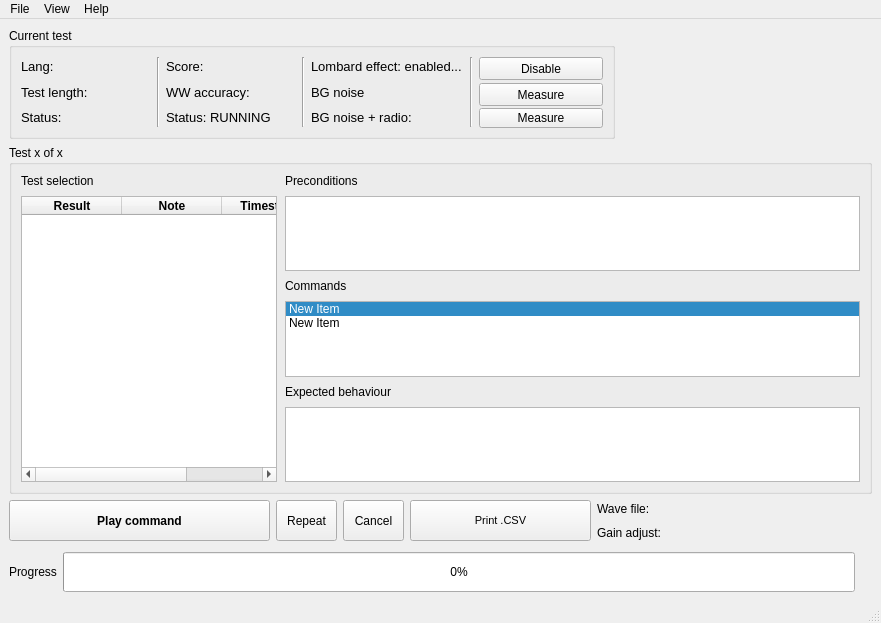
<?xml version="1.0" encoding="UTF-8"?>
<ui version="4.0">
 <class>MainWindow</class>
 <widget class="QMainWindow" name="MainWindow">
  <property name="enabled">
   <bool>true</bool>
  </property>
  <property name="geometry">
   <rect>
    <x>0</x>
    <y>0</y>
    <width>881</width>
    <height>623</height>
   </rect>
  </property>
  <property name="sizePolicy">
   <sizepolicy hsizetype="Preferred" vsizetype="Preferred">
    <horstretch>0</horstretch>
    <verstretch>7</verstretch>
   </sizepolicy>
  </property>
  <property name="minimumSize">
   <size>
    <width>881</width>
    <height>440</height>
   </size>
  </property>
  <property name="windowTitle">
   <string>MainWindow</string>
  </property>
  <property name="inputMethodHints">
   <set>Qt::ImhNone</set>
  </property>
  <widget class="QWidget" name="centralwidget">
   <property name="minimumSize">
    <size>
     <width>881</width>
     <height>413</height>
    </size>
   </property>
   <layout class="QGridLayout" name="gridLayout">
    <item row="0" column="0">
     <layout class="QVBoxLayout" name="verticalLayout_13">
      <item>
       <layout class="QVBoxLayout" name="verticalLayout_11">
        <item>
         <layout class="QVBoxLayout" name="verticalLayout_9">
          <item>
           <layout class="QHBoxLayout" name="horizontalLayout">
            <item>
             <widget class="QGroupBox" name="groupBox">
              <property name="minimumSize">
               <size>
                <width>561</width>
                <height>111</height>
               </size>
              </property>
              <property name="sizeIncrement">
               <size>
                <width>7</width>
                <height>0</height>
               </size>
              </property>
              <property name="title">
               <string>Current test</string>
              </property>
              <layout class="QVBoxLayout" name="verticalLayout_10">
               <item>
                <layout class="QHBoxLayout" name="horizontalLayout_5">
                 <item>
                  <layout class="QVBoxLayout" name="verticalLayout">
                   <item>
                    <widget class="QLabel" name="langLabel">
                     <property name="font">
                      <font>
                       <pointsize>10</pointsize>
                      </font>
                     </property>
                     <property name="text">
                      <string>Lang:</string>
                     </property>
                    </widget>
                   </item>
                   <item>
                    <widget class="QLabel" name="lengthLabel">
                     <property name="font">
                      <font>
                       <pointsize>10</pointsize>
                      </font>
                     </property>
                     <property name="text">
                      <string>Test length: </string>
                     </property>
                    </widget>
                   </item>
                   <item>
                    <widget class="QLabel" name="completedLabel">
                     <property name="font">
                      <font>
                       <pointsize>10</pointsize>
                      </font>
                     </property>
                     <property name="text">
                      <string>Status: </string>
                     </property>
                    </widget>
                   </item>
                  </layout>
                 </item>
                 <item>
                  <widget class="Line" name="line">
                   <property name="orientation">
                    <enum>Qt::Vertical</enum>
                   </property>
                  </widget>
                 </item>
                 <item>
                  <layout class="QVBoxLayout" name="verticalLayout_2">
                   <item>
                    <widget class="QLabel" name="scoreLabel">
                     <property name="font">
                      <font>
                       <pointsize>10</pointsize>
                      </font>
                     </property>
                     <property name="text">
                      <string>Score: </string>
                     </property>
                    </widget>
                   </item>
                   <item>
                    <widget class="QLabel" name="wwLabel">
                     <property name="font">
                      <font>
                       <pointsize>10</pointsize>
                      </font>
                     </property>
                     <property name="text">
                      <string>WW accuracy:</string>
                     </property>
                    </widget>
                   </item>
                   <item>
                    <widget class="QLabel" name="statusLabel">
                     <property name="font">
                      <font>
                       <pointsize>10</pointsize>
                      </font>
                     </property>
                     <property name="text">
                      <string>Status: RUNNING</string>
                     </property>
                    </widget>
                   </item>
                  </layout>
                 </item>
                 <item>
                  <widget class="Line" name="line_2">
                   <property name="orientation">
                    <enum>Qt::Vertical</enum>
                   </property>
                  </widget>
                 </item>
                 <item>
                  <layout class="QVBoxLayout" name="verticalLayout_6">
                   <item>
                    <widget class="QLabel" name="lombardLabel">
                     <property name="font">
                      <font>
                       <pointsize>10</pointsize>
                      </font>
                     </property>
                     <property name="text">
                      <string>Lombard effect: enabled...</string>
                     </property>
                    </widget>
                   </item>
                   <item>
                    <widget class="QLabel" name="noiseLabel">
                     <property name="font">
                      <font>
                       <pointsize>10</pointsize>
                      </font>
                     </property>
                     <property name="text">
                      <string>BG noise</string>
                     </property>
                    </widget>
                   </item>
                   <item>
                    <widget class="QLabel" name="noiseLabel_2">
                     <property name="enabled">
                      <bool>true</bool>
                     </property>
                     <property name="minimumSize">
                      <size>
                       <width>153</width>
                       <height>0</height>
                      </size>
                     </property>
                     <property name="font">
                      <font>
                       <pointsize>10</pointsize>
                      </font>
                     </property>
                     <property name="focusPolicy">
                      <enum>Qt::TabFocus</enum>
                     </property>
                     <property name="text">
                      <string>BG noise + radio: </string>
                     </property>
                    </widget>
                   </item>
                  </layout>
                 </item>
                 <item>
                  <widget class="Line" name="line_3">
                   <property name="orientation">
                    <enum>Qt::Vertical</enum>
                   </property>
                  </widget>
                 </item>
                 <item>
                  <layout class="QVBoxLayout" name="verticalLayout_3">
                   <item>
                    <widget class="QPushButton" name="pushButton">
                     <property name="minimumSize">
                      <size>
                       <width>100</width>
                       <height>23</height>
                      </size>
                     </property>
                     <property name="maximumSize">
                      <size>
                       <width>125</width>
                       <height>23</height>
                      </size>
                     </property>
                     <property name="text">
                      <string>Disable</string>
                     </property>
                    </widget>
                   </item>
                   <item>
                    <widget class="QPushButton" name="pushButton_2">
                     <property name="minimumSize">
                      <size>
                       <width>124</width>
                       <height>23</height>
                      </size>
                     </property>
                     <property name="maximumSize">
                      <size>
                       <width>124</width>
                       <height>23</height>
                      </size>
                     </property>
                     <property name="text">
                      <string>Measure</string>
                     </property>
                    </widget>
                   </item>
                   <item>
                    <widget class="QPushButton" name="pushButton_3">
                     <property name="minimumSize">
                      <size>
                       <width>124</width>
                       <height>20</height>
                      </size>
                     </property>
                     <property name="maximumSize">
                      <size>
                       <width>124</width>
                       <height>20</height>
                      </size>
                     </property>
                     <property name="text">
                      <string>Measure</string>
                     </property>
                    </widget>
                   </item>
                  </layout>
                 </item>
                </layout>
               </item>
              </layout>
             </widget>
            </item>
            <item>
             <widget class="QLabel" name="logoLabel">
              <property name="minimumSize">
               <size>
                <width>251</width>
                <height>91</height>
               </size>
              </property>
              <property name="maximumSize">
               <size>
                <width>251</width>
                <height>91</height>
               </size>
              </property>
              <property name="text">
               <string/>
              </property>
              <property name="pixmap">
               <pixmap resource="gui_imgs.qrc">:/images/vortex_logo_2.png</pixmap>
              </property>
              <property name="scaledContents">
               <bool>true</bool>
              </property>
             </widget>
            </item>
           </layout>
          </item>
          <item>
           <widget class="QGroupBox" name="groupBox_2">
            <property name="sizePolicy">
             <sizepolicy hsizetype="Preferred" vsizetype="Expanding">
              <horstretch>0</horstretch>
              <verstretch>0</verstretch>
             </sizepolicy>
            </property>
            <property name="minimumSize">
             <size>
              <width>861</width>
              <height>151</height>
             </size>
            </property>
            <property name="title">
             <string>Test x of x</string>
            </property>
            <property name="flat">
             <bool>false</bool>
            </property>
            <property name="checkable">
             <bool>false</bool>
            </property>
            <layout class="QHBoxLayout" name="horizontalLayout_11">
             <item>
              <layout class="QHBoxLayout" name="horizontalLayout_4" stretch="4,9">
               <property name="spacing">
                <number>8</number>
               </property>
               <property name="leftMargin">
                <number>0</number>
               </property>
               <item>
                <layout class="QVBoxLayout" name="verticalLayout_4">
                 <item>
                  <widget class="QLabel" name="label_3">
                   <property name="sizePolicy">
                    <sizepolicy hsizetype="Preferred" vsizetype="Fixed">
                     <horstretch>0</horstretch>
                     <verstretch>0</verstretch>
                    </sizepolicy>
                   </property>
                   <property name="text">
                    <string>Test selection</string>
                   </property>
                  </widget>
                 </item>
                 <item>
                  <widget class="QTableWidget" name="tableWidget">
                   <property name="sizePolicy">
                    <sizepolicy hsizetype="Ignored" vsizetype="Preferred">
                     <horstretch>0</horstretch>
                     <verstretch>0</verstretch>
                    </sizepolicy>
                   </property>
                   <property name="editTriggers">
                    <set>QAbstractItemView::AnyKeyPressed|QAbstractItemView::DoubleClicked</set>
                   </property>
                   <property name="cornerButtonEnabled">
                    <bool>true</bool>
                   </property>
                   <column>
                    <property name="text">
                     <string>Result</string>
                    </property>
                    <property name="font">
                     <font>
                      <weight>75</weight>
                      <bold>true</bold>
                     </font>
                    </property>
                   </column>
                   <column>
                    <property name="text">
                     <string>Note</string>
                    </property>
                    <property name="font">
                     <font>
                      <weight>75</weight>
                      <bold>true</bold>
                     </font>
                    </property>
                   </column>
                   <column>
                    <property name="text">
                     <string>Timestamp</string>
                    </property>
                    <property name="font">
                     <font>
                      <weight>75</weight>
                      <bold>true</bold>
                     </font>
                    </property>
                   </column>
                  </widget>
                 </item>
                </layout>
               </item>
               <item>
                <layout class="QVBoxLayout" name="verticalLayout_5">
                 <item>
                  <widget class="QLabel" name="label">
                   <property name="sizePolicy">
                    <sizepolicy hsizetype="Preferred" vsizetype="Fixed">
                     <horstretch>0</horstretch>
                     <verstretch>0</verstretch>
                    </sizepolicy>
                   </property>
                   <property name="text">
                    <string>Preconditions</string>
                   </property>
                  </widget>
                 </item>
                 <item>
                  <widget class="QTextBrowser" name="precBox">
                   <property name="sizePolicy">
                    <sizepolicy hsizetype="Minimum" vsizetype="Preferred">
                     <horstretch>0</horstretch>
                     <verstretch>0</verstretch>
                    </sizepolicy>
                   </property>
                   <property name="html">
                    <string>&lt;!DOCTYPE HTML PUBLIC &quot;-//W3C//DTD HTML 4.0//EN&quot; &quot;http://www.w3.org/TR/REC-html40/strict.dtd&quot;&gt;
&lt;html&gt;&lt;head&gt;&lt;meta name=&quot;qrichtext&quot; content=&quot;1&quot; /&gt;&lt;style type=&quot;text/css&quot;&gt;
p, li { white-space: pre-wrap; }
&lt;/style&gt;&lt;/head&gt;&lt;body style=&quot; font-family:'MS Shell Dlg 2'; font-size:9.75pt; font-weight:400; font-style:normal;&quot;&gt;
&lt;p style=&quot;-qt-paragraph-type:empty; margin-top:0px; margin-bottom:0px; margin-left:0px; margin-right:0px; -qt-block-indent:0; text-indent:0px; font-size:8.25pt;&quot;&gt;&lt;br /&gt;&lt;/p&gt;&lt;/body&gt;&lt;/html&gt;</string>
                   </property>
                  </widget>
                 </item>
                 <item>
                  <widget class="QLabel" name="commandsLabel">
                   <property name="sizePolicy">
                    <sizepolicy hsizetype="Preferred" vsizetype="Fixed">
                     <horstretch>0</horstretch>
                     <verstretch>0</verstretch>
                    </sizepolicy>
                   </property>
                   <property name="text">
                    <string>Commands</string>
                   </property>
                  </widget>
                 </item>
                 <item>
                  <widget class="QListWidget" name="commandsBox">
                   <property name="sizePolicy">
                    <sizepolicy hsizetype="Minimum" vsizetype="Maximum">
                     <horstretch>0</horstretch>
                     <verstretch>0</verstretch>
                    </sizepolicy>
                   </property>
                   <property name="dragEnabled">
                    <bool>false</bool>
                   </property>
                   <property name="alternatingRowColors">
                    <bool>false</bool>
                   </property>
                   <property name="currentRow">
                    <number>0</number>
                   </property>
                   <item>
                    <property name="text">
                     <string>New Item</string>
                    </property>
                   </item>
                   <item>
                    <property name="text">
                     <string>New Item</string>
                    </property>
                   </item>
                  </widget>
                 </item>
                 <item>
                  <widget class="QLabel" name="expectedLabel">
                   <property name="sizePolicy">
                    <sizepolicy hsizetype="Preferred" vsizetype="Fixed">
                     <horstretch>0</horstretch>
                     <verstretch>0</verstretch>
                    </sizepolicy>
                   </property>
                   <property name="text">
                    <string>Expected behaviour</string>
                   </property>
                  </widget>
                 </item>
                 <item>
                  <widget class="QListWidget" name="expectedBox">
                   <property name="sizePolicy">
                    <sizepolicy hsizetype="Minimum" vsizetype="Maximum">
                     <horstretch>0</horstretch>
                     <verstretch>0</verstretch>
                    </sizepolicy>
                   </property>
                  </widget>
                 </item>
                </layout>
               </item>
              </layout>
             </item>
            </layout>
           </widget>
          </item>
         </layout>
        </item>
       </layout>
      </item>
      <item>
       <layout class="QVBoxLayout" name="verticalLayout_12">
        <item>
         <layout class="QHBoxLayout" name="horizontalLayout_7">
          <item>
           <widget class="QPushButton" name="playButton">
            <property name="minimumSize">
             <size>
              <width>261</width>
              <height>41</height>
             </size>
            </property>
            <property name="font">
             <font>
              <weight>75</weight>
              <bold>true</bold>
             </font>
            </property>
            <property name="toolTip">
             <string notr="true">Play command</string>
            </property>
            <property name="toolTipDuration">
             <number>-1</number>
            </property>
            <property name="text">
             <string>Play command</string>
            </property>
            <property name="shortcut">
             <string notr="true">P</string>
            </property>
           </widget>
          </item>
          <item>
           <layout class="QHBoxLayout" name="horizontalLayout_9"/>
          </item>
          <item>
           <widget class="QPushButton" name="repeatButton">
            <property name="minimumSize">
             <size>
              <width>61</width>
              <height>41</height>
             </size>
            </property>
            <property name="maximumSize">
             <size>
              <width>61</width>
              <height>41</height>
             </size>
            </property>
            <property name="toolTip">
             <string notr="true">Repeat current command</string>
            </property>
            <property name="text">
             <string>Repeat</string>
            </property>
            <property name="shortcut">
             <string>R</string>
            </property>
           </widget>
          </item>
          <item>
           <widget class="QPushButton" name="cancel_button">
            <property name="minimumSize">
             <size>
              <width>61</width>
              <height>41</height>
             </size>
            </property>
            <property name="maximumSize">
             <size>
              <width>61</width>
              <height>41</height>
             </size>
            </property>
            <property name="text">
             <string>Cancel</string>
            </property>
            <property name="shortcut">
             <string>Ctrl+C</string>
            </property>
           </widget>
          </item>
          <item>
           <widget class="QPushButton" name="printButton">
            <property name="minimumSize">
             <size>
              <width>181</width>
              <height>41</height>
             </size>
            </property>
            <property name="maximumSize">
             <size>
              <width>181</width>
              <height>41</height>
             </size>
            </property>
            <property name="font">
             <font>
              <pointsize>8</pointsize>
              <weight>50</weight>
              <bold>false</bold>
             </font>
            </property>
            <property name="cursor">
             <cursorShape>PointingHandCursor</cursorShape>
            </property>
            <property name="toolTip">
             <string notr="true">Make .csv file from the test results</string>
            </property>
            <property name="statusTip">
             <string>Begin the test</string>
            </property>
            <property name="text">
             <string>Print .CSV</string>
            </property>
           </widget>
          </item>
          <item>
           <spacer name="horizontalSpacer_2">
            <property name="orientation">
             <enum>Qt::Horizontal</enum>
            </property>
            <property name="sizeHint" stdset="0">
             <size>
              <width>40</width>
              <height>20</height>
             </size>
            </property>
           </spacer>
          </item>
          <item>
           <layout class="QHBoxLayout" name="horizontalLayout_10"/>
          </item>
          <item>
           <layout class="QVBoxLayout" name="verticalLayout_7">
            <item>
             <widget class="QLabel" name="wavLabel">
              <property name="minimumSize">
               <size>
                <width>279</width>
                <height>17</height>
               </size>
              </property>
              <property name="text">
               <string>Wave file: </string>
              </property>
             </widget>
            </item>
            <item>
             <widget class="QLabel" name="gainLabel">
              <property name="minimumSize">
               <size>
                <width>279</width>
                <height>16</height>
               </size>
              </property>
              <property name="text">
               <string>Gain adjust:</string>
              </property>
             </widget>
            </item>
           </layout>
          </item>
         </layout>
        </item>
        <item>
         <spacer name="verticalSpacer_2">
          <property name="orientation">
           <enum>Qt::Vertical</enum>
          </property>
          <property name="sizeType">
           <enum>QSizePolicy::Minimum</enum>
          </property>
          <property name="sizeHint" stdset="0">
           <size>
            <width>20</width>
            <height>5</height>
           </size>
          </property>
         </spacer>
        </item>
        <item>
         <layout class="QHBoxLayout" name="horizontalLayout_3">
          <item>
           <widget class="QLabel" name="label_2">
            <property name="text">
             <string>Progress</string>
            </property>
           </widget>
          </item>
          <item>
           <widget class="QProgressBar" name="progressBar">
            <property name="minimumSize">
             <size>
              <width>0</width>
              <height>40</height>
             </size>
            </property>
            <property name="value">
             <number>0</number>
            </property>
           </widget>
          </item>
          <item>
           <spacer name="horizontalSpacer_3">
            <property name="orientation">
             <enum>Qt::Horizontal</enum>
            </property>
            <property name="sizeType">
             <enum>QSizePolicy::Fixed</enum>
            </property>
            <property name="sizeHint" stdset="0">
             <size>
              <width>17</width>
              <height>20</height>
             </size>
            </property>
           </spacer>
          </item>
         </layout>
        </item>
       </layout>
      </item>
     </layout>
    </item>
   </layout>
   <zorder></zorder>
  </widget>
  <widget class="QMenuBar" name="menubar">
   <property name="geometry">
    <rect>
     <x>0</x>
     <y>0</y>
     <width>881</width>
     <height>21</height>
    </rect>
   </property>
   <widget class="QMenu" name="menuFile">
    <property name="title">
     <string>File</string>
    </property>
    <widget class="QMenu" name="menuNew">
     <property name="title">
      <string>New</string>
     </property>
     <addaction name="actionNew_2"/>
     <addaction name="actionWake_word_rate_test"/>
    </widget>
    <addaction name="menuNew"/>
    <addaction name="actionResume"/>
    <addaction name="actionSave"/>
    <addaction name="actionView_testlog"/>
    <addaction name="separator"/>
    <addaction name="actionAudio_device"/>
    <addaction name="actionQuit"/>
   </widget>
   <widget class="QMenu" name="menuAbout">
    <property name="title">
     <string>Help</string>
    </property>
    <addaction name="actionOnline_guide"/>
    <addaction name="actionAbout"/>
   </widget>
   <widget class="QMenu" name="menuView">
    <property name="title">
     <string>View</string>
    </property>
    <addaction name="actionResults_graph"/>
   </widget>
   <addaction name="menuFile"/>
   <addaction name="menuView"/>
   <addaction name="menuAbout"/>
  </widget>
  <widget class="QStatusBar" name="statusbar"/>
  <action name="actionOnline_guide">
   <property name="text">
    <string>Manual</string>
   </property>
   <property name="statusTip">
    <string>Visit the GitHub page of the creator</string>
   </property>
   <property name="shortcut">
    <string>F1</string>
   </property>
  </action>
  <action name="actionResume">
   <property name="text">
    <string>Resume...</string>
   </property>
   <property name="statusTip">
    <string>Resume a test</string>
   </property>
   <property name="shortcut">
    <string>Ctrl+R</string>
   </property>
  </action>
  <action name="actionQuit">
   <property name="text">
    <string>Quit</string>
   </property>
   <property name="statusTip">
    <string>Quit the application</string>
   </property>
  </action>
  <action name="actionAbout">
   <property name="text">
    <string>About</string>
   </property>
   <property name="statusTip">
    <string>Version, metadata, generic information</string>
   </property>
  </action>
  <action name="actionSave">
   <property name="text">
    <string>Save</string>
   </property>
   <property name="shortcut">
    <string>Ctrl+S</string>
   </property>
  </action>
  <action name="actionAudio_device">
   <property name="text">
    <string>Settings</string>
   </property>
  </action>
  <action name="actionView_testlog">
   <property name="text">
    <string>Consult testlog</string>
   </property>
  </action>
  <action name="actionNew_2">
   <property name="text">
    <string>Voice recognition test</string>
   </property>
   <property name="shortcut">
    <string>Ctrl+N</string>
   </property>
  </action>
  <action name="actionWake_word_rate_test">
   <property name="text">
    <string>Wake-word rate test</string>
   </property>
  </action>
  <action name="actionResults_graph">
   <property name="text">
    <string>Results graph</string>
   </property>
  </action>
 </widget>
 <resources>
  <include location="gui_imgs.qrc"/>
  <include location="../../../../../../.designer/backup/gui_imgs.qrc"/>
 </resources>
 <connections/>
</ui>
